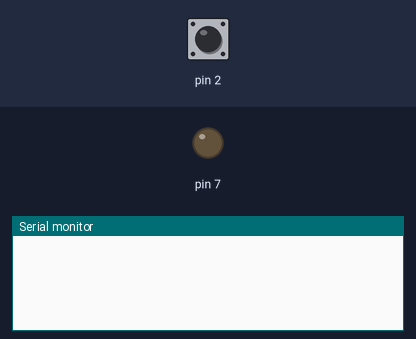
A sketch run on a simulated Arduino Uno, built with avr-gcc and run on an emulated ATmega328P. Parts: output pins drawn as LEDs (lit = HIGH), the last lines printed to the serial monitor. The test bench sets the inputs (shaded band); at power-on: pin 2 HIGH.

Above: at 1.2 s.
1.3 s: pin 2 pulled LOW for 0.15 s
At 2.1 s:
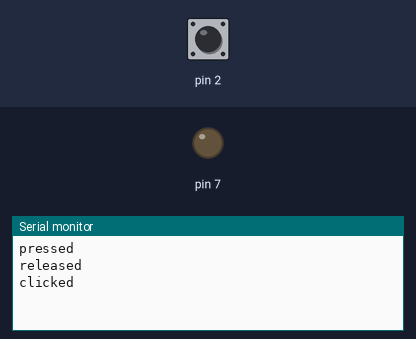
2.9 s: pin 2 pulled LOW for 3.2 s
At 3.7 s:
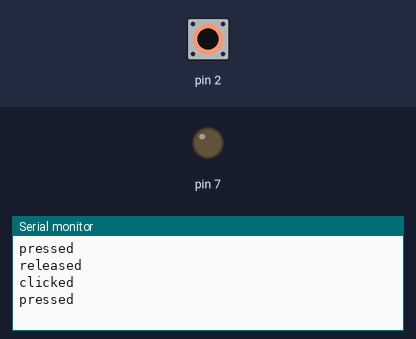
7.6 s: pin 2 pulsed LOW 2 times (0.12 s each, 0.3 s apart)
At 9.3 s:
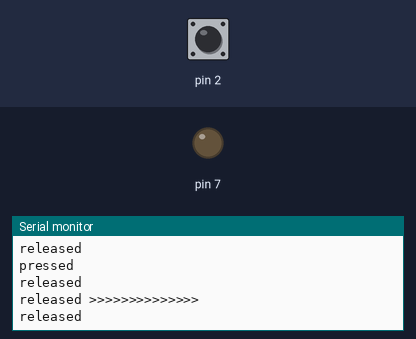
9.7 s: pin 2 pulsed LOW 5 times (0.12 s each, 0.3 s apart)
At 10.03 s:
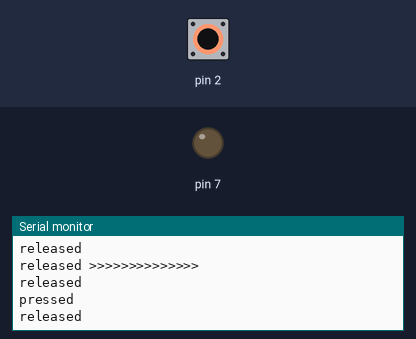

The sketch:

button_click.ino
```cpp
#include <PMButton.h>
PMButton button1(2);
int i = 0;
int prev = 0;

void setup() {
  Serial.begin(9600);
  pinMode(7, OUTPUT);

  button1.begin();
  button1.debounce(10);//Default is 10 milliseconds
  // button1.dcGap(1000);//Time between clicks for Double click. Default is 200 milliseconds
  //  button1.longHoldTime(8000);//Default is 5 seconds
}
void loop() {
  int btnCode;
  button1.checkSwitch();
  if (button1.released()) {
    btnCode = 1;
    if(prev ==  btnCode){
      Serial.println( "released >>>>>>>>>>>>>>" );
    }
    prev = btnCode;
    Serial.println( "released" );
  }
  else if (button1.clicked()) {
    btnCode = 2;
    if(prev ==  btnCode){
      Serial.println( "clicked >>>>>>>>>>>>>>" );
    }
    prev = btnCode;
    Serial.println( "clicked" );
  }
  else if (button1.doubleClicked()) {
    btnCode = 3;
    if(prev ==  btnCode){
      Serial.println( "doubleClicked >>>>>>>>>>>>>>" );
    }
    prev = btnCode;
    Serial.println( "doubleClicked" );
  }
  else if (button1.pressed()) {
    btnCode = 4;
    if(prev ==  btnCode){
      Serial.println( "pressed >>>>>>>>>>>>>>" );
    }
    prev = btnCode;
    Serial.println( "pressed" );
  }
  else if (button1.heldLong()) {
    btnCode = 5;
    if(prev ==  btnCode){
      Serial.println( "heldLong >>>>>>>>>>>>>>" );
    }
    prev = btnCode;
    Serial.println( "heldLong" );
  }
  else if (button1.held()) {
    btnCode = 6;
    if(prev ==  btnCode){
      Serial.println( "held >>>>>>>>>>>>>>" );
    }
    prev = btnCode;
    Serial.println( "held" );
  }


  // if(i>5){
  // } else {
  // }
  // digitalWrite(7, HIGH);   // turn the LED on (HIGH is the voltage level)
  // delay(500);                       // wait for a second
  // digitalWrite(7, LOW);    // turn the LED off by making the voltage LOW
  // delay(500);
}
```

Measured:
- after the input at 1.3 s, the serial monitor: prints a new line at once (image 1)
- after the input at 7.6 s, the serial monitor: prints a new line at once (image 3)
